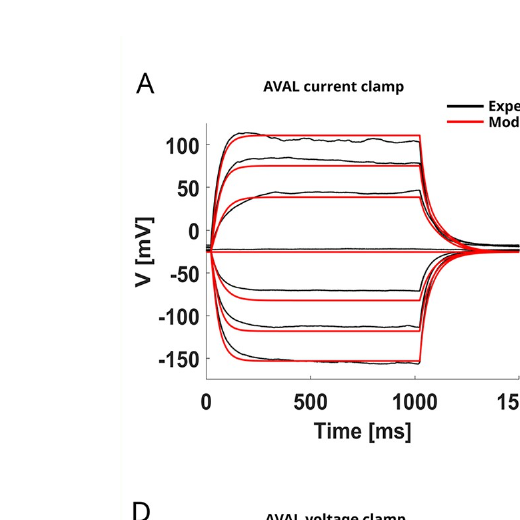
#> input picture scripts/brain/wave2/artifacts/figures/nicoletti_2024_fig1A_AVAL_iclamp.png, 520 x 520 px, found by its file name; the run also reads 3 pictures not shown here
$ python digitize_panels_v2.py
#> lines starting #> are read from the running program, lines starting #| are printed output that depends on the picture; after the words box and inside, x2 and y2 are one past the last pixel; in counts of white or black regions, pixels touching at a corner belong together
"""
Phase β-pre v2 digitization driver — fit-target current-clamp panels.

Selected panels (all current-clamp, fit-target per Nicoletti 2024 captions):
  - Fig 1A: AVAL current-clamp, 7 steps -30 to +30 pA × 1000 ms
  - Fig 1B: AVAR current-clamp, 7 steps -30 to +30 pA × 1000 ms
  - Fig 3A: AIY current-clamp, 11 steps -15 to +35 pA × 5000 ms
  - Fig 5A: RIM current-clamp, 11 steps -15 to +35 pA × 5000 ms

Tool hierarchy (per spec):
  1. plotdigitizer — tested unsuitable for batch multi-curve overlays
     (CLI requires per-trace pixel locations for axis calibration; no
     advantage over a custom OpenCV pipeline for our use case).
  2. OpenCV color-mask + per-step centerline extraction — used.
  3. Manual grid-reading — fallback if OpenCV fails on a panel.

Methodology:
- Calibrate axes once per panel using known tick positions identified via
  one-time visual inspection of a panel + gridline overlay.
- For each current step, the experimental trace stabilizes at a distinct
  steady-state voltage during the stimulation window. The traces don't
  overlap each other in voltage space (each step has a unique plateau).
- Extract black-pixel mask (excluding red Model trace, blue Model trace
  for AVAR, and panel chrome).
- Per stimulation timepoint: sample the median voltage of black pixels
  in a vertical strip around that x position, segregating by trace via
  voltage-range clustering anchored to the protocol's expected steady-
  state voltages.

Author: Phase β-pre v2 engineering session, 2026-04-26.
"""
from __future__ import annotations

import json
from dataclasses import dataclass
from pathlib import Path

import cv2
import numpy as np


FIGURES_DIR = Path(
    "/home/rohit/Desktop/website/personalwebsite/scripts/brain/wave2/artifacts/figures"
)
OUT_JSON = Path(
    "/home/rohit/Desktop/website/personalwebsite/scripts/brain/wave2/artifacts/published_traces_v2.json"
)


@dataclass
class AxisCalibration:
    """Axis calibration for a panel.

    Linear mapping: data_value = slope * pixel + intercept.
    """
    x_slope: float       # ms per pixel
    x_intercept: float   # ms at pixel x=0
    y_slope: float       # mV per pixel
    y_intercept: float   # mV at pixel y=0
    # Plot frame bounds in pixel space (panel-local)
    plot_x_lo: int
    plot_x_hi: int
    plot_y_lo: int       # top of plot area (high voltage)
    plot_y_hi: int       # bottom of plot area (low voltage)
    # Stimulus window in data coordinates
    stim_t_start_ms: float
    stim_t_end_ms: float

    def px_to_t(self, x_px: float) -> float:
        return self.x_slope * x_px + self.x_intercept

    def px_to_v(self, y_px: float) -> float:
        return self.y_slope * y_px + self.y_intercept

    def t_to_px(self, t_ms: float) -> float:
        return (t_ms - self.x_intercept) / self.x_slope

    def v_to_px(self, v_mV: float) -> float:
        return (v_mV - self.y_intercept) / self.y_slope


# ---------------------------------------------------------------------------
# Per-panel calibrations, identified via one-time visual inspection of grid-
# overlaid panels at the actual pixel resolution on disk.
# ---------------------------------------------------------------------------


def _calibrate_two_points(p1_px, p1_data, p2_px, p2_data):
    """Linear calibration from two (pixel, data) anchors. Returns (slope, intercept)
    such that data = slope * px + intercept.
    """
    slope = (p2_data - p1_data) / (p2_px - p1_px)
    intercept = p1_data - slope * p1_px
    return slope, intercept


# Fig 1A AVAL (520x520 v1 panel)
# Tick positions read from /tmp/v2_inspect/nicoletti_2024_fig1A_AVAL_iclamp_grid.png
# Y: 100 mV at y≈145, -150 mV at y≈345 → slope = -250/200 = -1.25 mV/px
# X: 0 ms at x≈230, 1000 ms at x≈470 → slope = 1000/240 = 4.167 ms/px
def cal_fig1A():
    x_slope, x_int = _calibrate_two_points(230, 0.0, 470, 1000.0)
    y_slope, y_int = _calibrate_two_points(145, 100.0, 345, -150.0)
#> in _digitize_one_panel, img_bgr is the input picture: shape (520, 520, 3); mean B, G, R 243.9, 244, 247.4
    return AxisCalibration(
        x_slope=x_slope, x_intercept=x_int,
        y_slope=y_slope, y_intercept=y_int,
        plot_x_lo=230, plot_x_hi=475,
        plot_y_lo=120, plot_y_hi=380,
        stim_t_start_ms=0.0, stim_t_end_ms=1000.0,
    )


# Fig 1B AVAR (520x520 v1 panel) — model traces are BLUE, not red
def cal_fig1B():
    x_slope, x_int = _calibrate_two_points(215, 0.0, 455, 1000.0)
    y_slope, y_int = _calibrate_two_points(155, 100.0, 360, -150.0)
    return AxisCalibration(
        x_slope=x_slope, x_intercept=x_int,
        y_slope=y_slope, y_intercept=y_int,
        plot_x_lo=215, plot_x_hi=460,
        plot_y_lo=120, plot_y_hi=390,
        stim_t_start_ms=0.0, stim_t_end_ms=1000.0,
    )


# Fig 3A AIY (1421x1144 v2 panel)
# Tick positions read from /tmp/v2_inspect/fig3A_left_y_ticks.png and bot_x_ticks.png
# Y: 50 mV at y≈215, -150 mV at y≈880 → slope = -200/665 = -0.3008 mV/px
# X: 2000 ms at x≈480, 8000 ms at x≈1115 → slope = 6000/635 = 9.449 ms/px
# Stimulus window per Fig 3 caption: starts at ~1000 ms, ends at ~6000 ms
def cal_fig3A():
    x_slope, x_int = _calibrate_two_points(480, 2000.0, 1115, 8000.0)
    y_slope, y_int = _calibrate_two_points(215, 50.0, 880, -150.0)
    return AxisCalibration(
        x_slope=x_slope, x_intercept=x_int,
        y_slope=y_slope, y_intercept=y_int,
        plot_x_lo=270, plot_x_hi=1115,
        plot_y_lo=180, plot_y_hi=900,
        stim_t_start_ms=1000.0, stim_t_end_ms=6000.0,
    )


# Fig 5A RIM (1460x1126 v2 panel)
# Y: 100 mV at y≈145, -100 mV at y≈695 → slope = -200/550 = -0.3636 mV/px
# X: 0 ms at x≈215 (extrapolated), 6000 ms at x≈905 (last visible tick), 8000 at x≈1075
# Re-reading from fig5A_left_y_ticks.png: 100 at y=145, 0 at y=425, -100 at y=695
# X: peeked from full thumbnail: protocol same 1000ms-6000ms stimulus window
# Will use: 0 ms at x≈225, 8000 ms at x≈1085  (based on equal-spacing of 2000 ms)
def cal_fig5A():
    x_slope, x_int = _calibrate_two_points(225, 0.0, 1085, 8000.0)
    y_slope, y_int = _calibrate_two_points(145, 100.0, 695, -100.0)
    return AxisCalibration(
        x_slope=x_slope, x_intercept=x_int,
        y_slope=y_slope, y_intercept=y_int,
        plot_x_lo=240, plot_x_hi=1085,
        plot_y_lo=110, plot_y_hi=830,
        stim_t_start_ms=1000.0, stim_t_end_ms=6000.0,
    )


# ---------------------------------------------------------------------------
# Trace extraction
# ---------------------------------------------------------------------------


def extract_black_mask(img_bgr, exclude_red=True, exclude_blue=False):
    """Return a binary mask of pixels that are predominantly black (trace ink),
    excluding red model traces (and optionally blue, for Fig 1B AVAR).
    """
#> called with exclude_red = True, exclude_blue = False
    b, g, r = cv2.split(img_bgr)
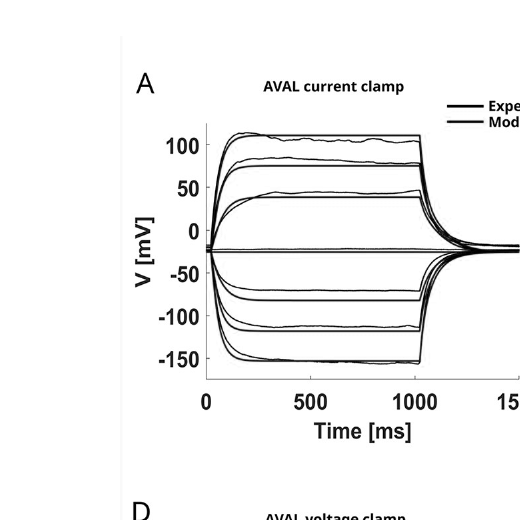
#> b: shape (520, 520); min 0, max 255, mean 243.9
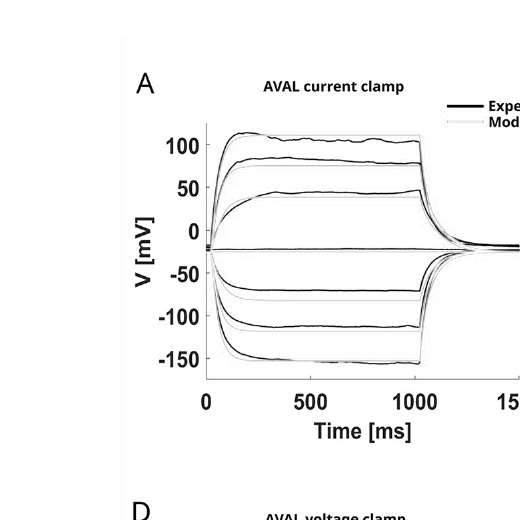
#> r: shape (520, 520); min 0, max 255, mean 247.4
    # Black: all channels low
    is_black = (r < 90) & (g < 90) & (b < 90)
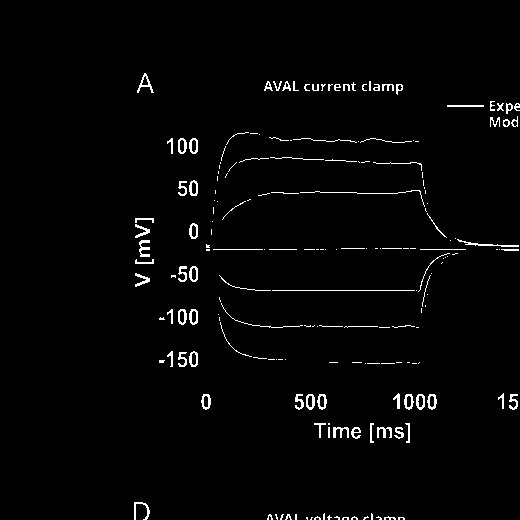
#> is_black: shape (520, 520) bool; 2.1% white in thin lines or dots, all inside (x1, y1, x2, y2) = (134, 73, 520, 520)
    # Exclude red: high R, low G/B
    if exclude_red:
        is_red = (r > 150) & (g < 100) & (b < 100)
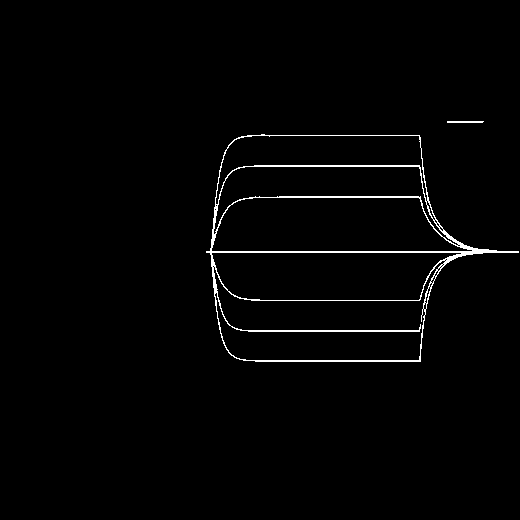
#> is_red: shape (520, 520) bool; 1.5% white in thin lines or dots, all inside (x1, y1, x2, y2) = (206, 121, 519, 362)
        is_black = is_black & ~is_red
    if exclude_blue:
        is_blue = (b > 150) & (g < 120) & (r < 120)
        is_black = is_black & ~is_blue
    return is_black.astype(np.uint8)


def sample_traces_per_step(
    img_bgr,
    cal: AxisCalibration,
    expected_steady_state_v: list[float],
    sampling_ms: list[float],
    exclude_blue: bool = False,
    voltage_capture_radius_mV: float = 6.0,
):
    """Per stimulation timepoint, extract the experimental trace voltage value
    nearest to each expected steady-state plateau.

    Returns: dict mapping (step_index, t_ms) → measured_v_mV (float, or None
    if no black pixels found in the capture window).
    """
    mask = extract_black_mask(img_bgr, exclude_red=True, exclude_blue=exclude_blue)
    H, W = mask.shape
    n_steps = len(expected_steady_state_v)
    # Output: per step, a list of (t_ms, measured_v_mV) samples
    traces = {i: [] for i in range(n_steps)}

    for t_ms in sampling_ms:
        x_px = int(round(cal.t_to_px(t_ms)))
        if not (cal.plot_x_lo <= x_px <= cal.plot_x_hi):
            continue
        # Vertical strip ±2 px around x_px
        x_lo = max(cal.plot_x_lo, x_px - 2)
        x_hi = min(cal.plot_x_hi, x_px + 3)
        strip_cols = mask[:, x_lo:x_hi]
        # For each row, count black pixels — rows with any black are candidates
        row_count = strip_cols.sum(axis=1)
        candidate_rows = np.where(row_count > 0)[0]
        if len(candidate_rows) == 0:
            continue
        # Convert candidate rows to voltages
        candidate_v = np.array([cal.px_to_v(y) for y in candidate_rows])
        # For each step's expected steady-state voltage, find candidates within
        # capture_radius_mV and take the one closest to expected (median, robust
        # to outlier black pixels from axis labels or adjacent traces).
        for step_idx, expected_v in enumerate(expected_steady_state_v):
            within = np.abs(candidate_v - expected_v) < voltage_capture_radius_mV
            if not within.any():
                continue
            # Take median voltage of black pixels in window — robust to noise
            v_meas = float(np.median(candidate_v[within]))
            traces[step_idx].append((float(t_ms), v_meas))
#> this loop made 60 passes
#> (candidate_rows, candidate_v) on passes 6, 46, 47, 48, 49: ([133, 158, 249, 289, 290, 325, 357], [115, 83.75, -30, -80, -81.25, -125, -165]), ([105, 106, 240, 249, 253, 254], [150, 148.8, -18.75, -30, -35, -36.25]), ([105, 106, 238, 239, 249, 253, 254], [150, 148.8, -16.25, -17.5, -30, -35, -36.25]), ([105, 106, 239, 240, 241, 249, 253], [150, 148.8, -17.5, -18.75, -20, -30, -35]), ([105, 106, 241, 242, 244, 249], [150, 148.8, -20, -21.25, -23.75, -30])
#> (the rest of the program and of its run is left out)
